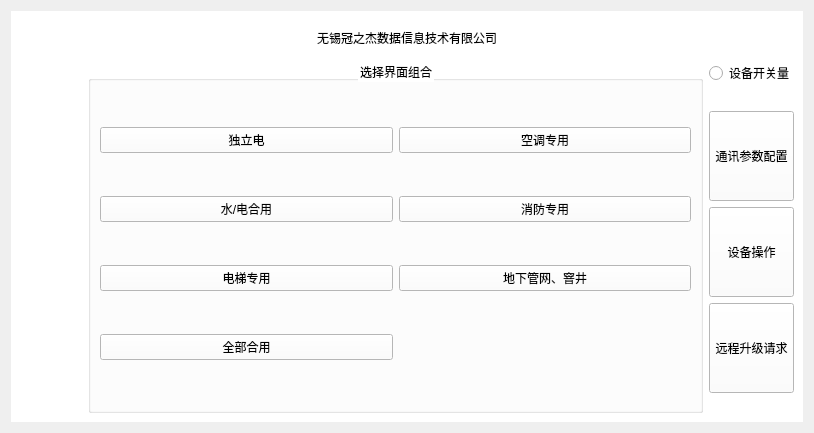
<?xml version="1.0" encoding="UTF-8"?>
<ui version="4.0">
 <class>Widgetui</class>
 <widget class="QWidget" name="Widgetui">
  <property name="geometry">
   <rect>
    <x>0</x>
    <y>0</y>
    <width>814</width>
    <height>433</height>
   </rect>
  </property>
  <property name="windowTitle">
   <string>Widgetui</string>
  </property>
  <property name="styleSheet">
   <string notr="true"/>
  </property>
  <layout class="QGridLayout" name="gridLayout">
   <item row="0" column="0">
    <widget class="QWidget" name="widget" native="true">
     <property name="styleSheet">
      <string notr="true">background-color: rgb(255, 255, 255);</string>
     </property>
     <layout class="QVBoxLayout" name="verticalLayout_2" stretch="1,10">
      <item>
       <widget class="QLabel" name="label">
        <property name="text">
         <string>无锡冠之杰数据信息技术有限公司</string>
        </property>
        <property name="alignment">
         <set>Qt::AlignCenter</set>
        </property>
       </widget>
      </item>
      <item>
       <layout class="QHBoxLayout" name="horizontalLayout" stretch="1,10,1">
        <item>
         <widget class="QWidget" name="widget_2" native="true">
          <layout class="QGridLayout" name="gridLayout_3">
           <property name="leftMargin">
            <number>0</number>
           </property>
           <property name="topMargin">
            <number>0</number>
           </property>
           <property name="rightMargin">
            <number>0</number>
           </property>
           <property name="bottomMargin">
            <number>0</number>
           </property>
           <property name="spacing">
            <number>0</number>
           </property>
           <item row="2" column="0">
            <spacer name="horizontalSpacer">
             <property name="orientation">
              <enum>Qt::Horizontal</enum>
             </property>
             <property name="sizeHint" stdset="0">
              <size>
               <width>40</width>
               <height>20</height>
              </size>
             </property>
            </spacer>
           </item>
           <item row="0" column="0">
            <spacer name="horizontalSpacer_2">
             <property name="orientation">
              <enum>Qt::Horizontal</enum>
             </property>
             <property name="sizeHint" stdset="0">
              <size>
               <width>40</width>
               <height>20</height>
              </size>
             </property>
            </spacer>
           </item>
          </layout>
         </widget>
        </item>
        <item>
         <widget class="QGroupBox" name="groupBox">
          <property name="title">
           <string>选择界面组合</string>
          </property>
          <property name="alignment">
           <set>Qt::AlignCenter</set>
          </property>
          <layout class="QGridLayout" name="gridLayout_2">
           <item row="0" column="1">
            <widget class="QPushButton" name="pushButton_6">
             <property name="text">
              <string>空调专用</string>
             </property>
            </widget>
           </item>
           <item row="0" column="0">
            <widget class="QPushButton" name="pushButton_2">
             <property name="sizePolicy">
              <sizepolicy hsizetype="Minimum" vsizetype="Minimum">
               <horstretch>0</horstretch>
               <verstretch>0</verstretch>
              </sizepolicy>
             </property>
             <property name="text">
              <string>独立电</string>
             </property>
            </widget>
           </item>
           <item row="2" column="0">
            <widget class="QPushButton" name="pushButton_4">
             <property name="text">
              <string>电梯专用</string>
             </property>
            </widget>
           </item>
           <item row="1" column="1">
            <widget class="QPushButton" name="pushButton_7">
             <property name="text">
              <string>消防专用</string>
             </property>
            </widget>
           </item>
           <item row="1" column="0">
            <widget class="QPushButton" name="pushButton_3">
             <property name="text">
              <string>水/电合用</string>
             </property>
            </widget>
           </item>
           <item row="2" column="1">
            <widget class="QPushButton" name="pushButton_8">
             <property name="text">
              <string>地下管网、窨井</string>
             </property>
            </widget>
           </item>
           <item row="3" column="0">
            <widget class="QPushButton" name="pushButton_5">
             <property name="text">
              <string>全部合用</string>
             </property>
            </widget>
           </item>
          </layout>
         </widget>
        </item>
        <item>
         <layout class="QVBoxLayout" name="verticalLayout">
          <item>
           <widget class="QRadioButton" name="radioButton">
            <property name="text">
             <string>设备开关量</string>
            </property>
           </widget>
          </item>
          <item>
           <spacer name="horizontalSpacer_3">
            <property name="orientation">
             <enum>Qt::Horizontal</enum>
            </property>
            <property name="sizeHint" stdset="0">
             <size>
              <width>40</width>
              <height>20</height>
             </size>
            </property>
           </spacer>
          </item>
          <item>
           <widget class="QPushButton" name="pushButton_9">
            <property name="sizePolicy">
             <sizepolicy hsizetype="Minimum" vsizetype="Minimum">
              <horstretch>0</horstretch>
              <verstretch>0</verstretch>
             </sizepolicy>
            </property>
            <property name="text">
             <string>通讯参数配置</string>
            </property>
           </widget>
          </item>
          <item>
           <widget class="QPushButton" name="pushButton_10">
            <property name="sizePolicy">
             <sizepolicy hsizetype="Minimum" vsizetype="Minimum">
              <horstretch>0</horstretch>
              <verstretch>0</verstretch>
             </sizepolicy>
            </property>
            <property name="text">
             <string>设备操作</string>
            </property>
           </widget>
          </item>
          <item>
           <widget class="QPushButton" name="pushButton_11">
            <property name="sizePolicy">
             <sizepolicy hsizetype="Minimum" vsizetype="Minimum">
              <horstretch>0</horstretch>
              <verstretch>0</verstretch>
             </sizepolicy>
            </property>
            <property name="text">
             <string>远程升级请求</string>
            </property>
           </widget>
          </item>
          <item>
           <spacer name="horizontalSpacer_4">
            <property name="orientation">
             <enum>Qt::Horizontal</enum>
            </property>
            <property name="sizeHint" stdset="0">
             <size>
              <width>40</width>
              <height>20</height>
             </size>
            </property>
           </spacer>
          </item>
         </layout>
        </item>
       </layout>
      </item>
     </layout>
    </widget>
   </item>
  </layout>
 </widget>
 <resources/>
 <connections/>
</ui>
